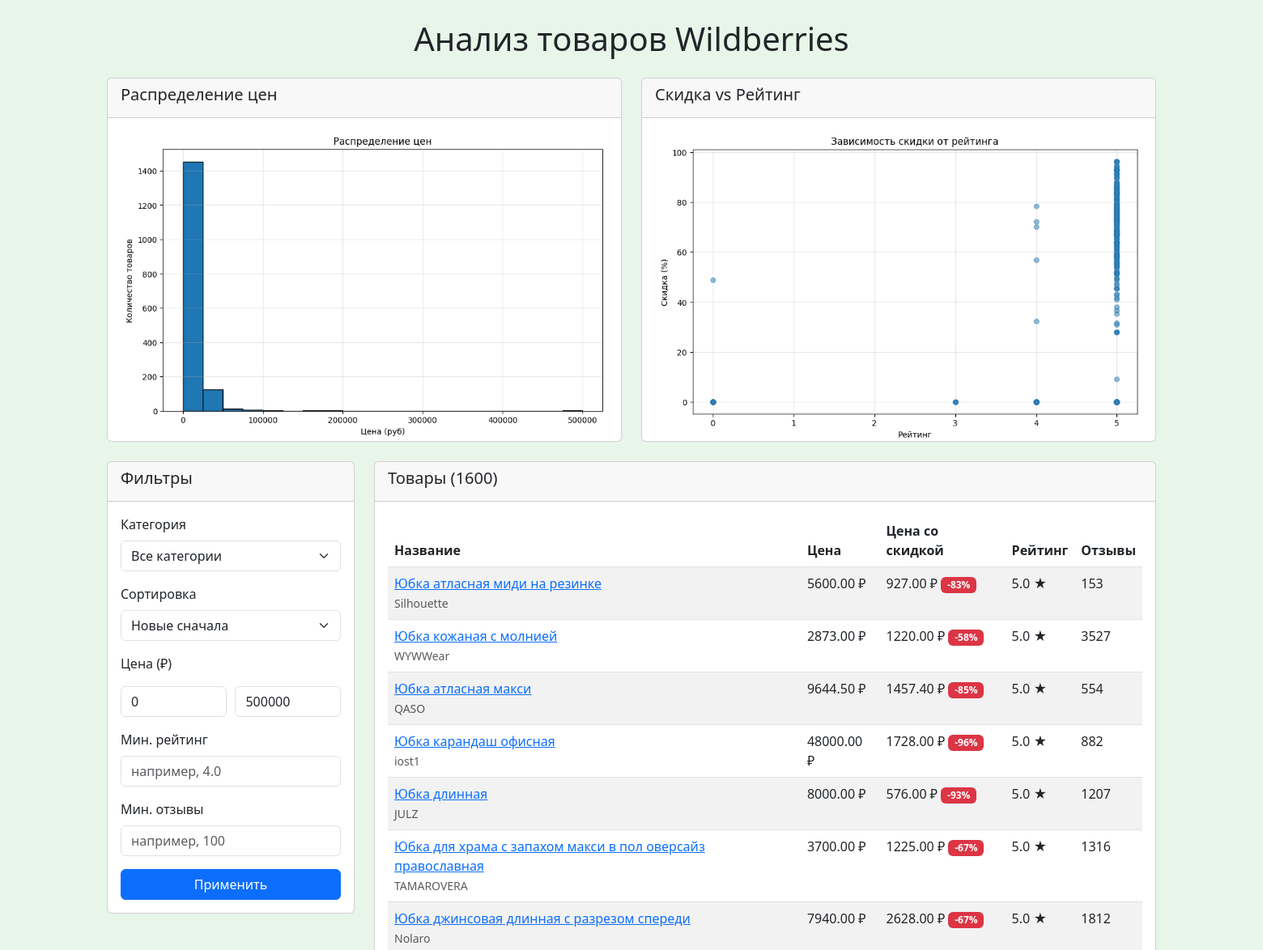
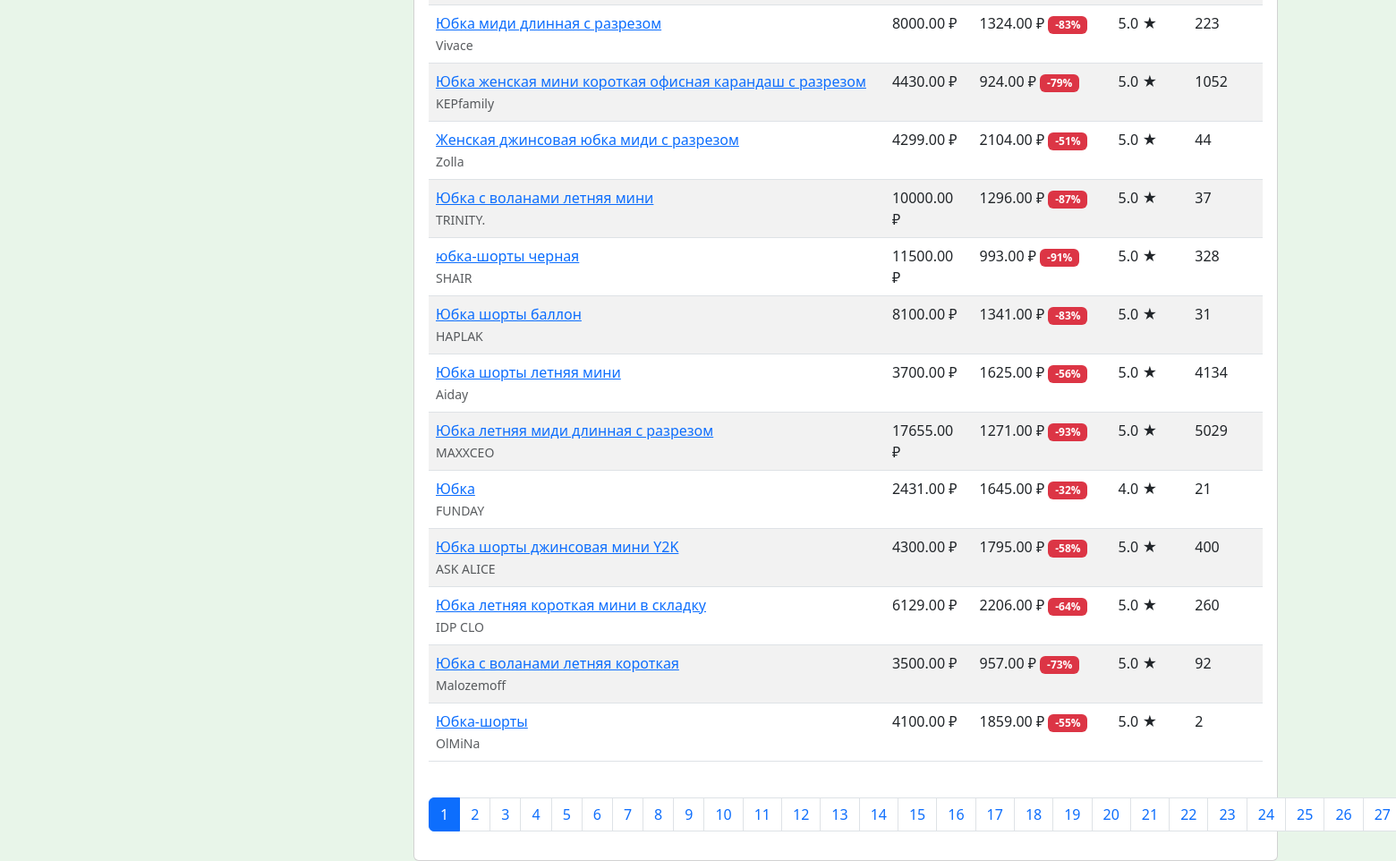
The page / on the database its author committed (2 pictures, top to bottom).
### products/models.py (models this page shows, shortened)
class Product(models.Model):
    wb_id = models.BigIntegerField(unique=True, verbose_name="Артикул WB")
    name = models.CharField(max_length=500, verbose_name="Название")
    price = models.DecimalField(max_digits=12, decimal_places=2, verbose_name="Цена")
    discounted_price = models.DecimalField(max_digits=12, decimal_places=2, verbose_name="Цена со скидкой")
    rating = models.FloatField(null=True, blank=True, verbose_name="Рейтинг")
    reviews_count = models.IntegerField(null=True, blank=True, verbose_name="Количество отзывов")
    category = models.ForeignKey(Category, on_delete=models.CASCADE, related_name='products', verbose_name="Категория")
    created_at = models.DateTimeField(auto_now_add=True, verbose_name="Дата парсинга")
    url = models.URLField(verbose_name="Ссылка на товар")
    brand = models.CharField(max_length=255, null=True, blank=True, verbose_name="Бренд")
    class Meta:
        ordering = ['-created_at']
        verbose_name = 'Товар'
        verbose_name_plural = 'Товары'
    @property
    def discount(self):
        return round((1 - self.discounted_price / self.price) * 100, 2) if self.price and self.discounted_price else 0
    def get_price(self):
        return f"{self.price:.2f} ₽" if self.price else "Нет цены"
    def get_discounted_price(self):
        return f"{self.discounted_price:.2f} ₽" if self.discounted_price else self.get_price()
    def get_discount(self):
        if self.price and self.discounted_price and self.price > 0:
            discount = ((self.price - self.discounted_price) / self.price) * 100
            return f"-{discount:.0f}%"
        return ""

### products/views.py (the view, shortened to what this page needs)
# urls.py: path('', ProductListView.as_view(), name='product_list'),
class ProductListView(View):
    def get(self, request):
        category_id = request.GET.get('category')
        sort = request.GET.get('sort', '-created_at')
        price_from = request.GET.get('price_from')
        price_to = request.GET.get('price_to')
        min_rating = request.GET.get('min_rating')
        min_reviews = request.GET.get('min_reviews')
        products = Product.objects.all()
        if category_id:
            products = products.filter(category_id=category_id)
        price_range = products.aggregate(min_price=Min('discounted_price'), max_price=Max('discounted_price'))
        min_price_db = price_range['min_price'] or 0
        max_price_db = price_range['max_price'] or 100000
        try:
            price_from_val = float(price_from) if price_from is not None else min_price_db
        except ValueError:
            price_from_val = min_price_db
        try:
            price_to_val = float(price_to) if price_to is not None else max_price_db
        except ValueError:
            price_to_val = max_price_db
        if price_from_val < min_price_db:
            price_from_val = min_price_db
        if price_to_val > max_price_db:
            price_to_val = max_price_db
        products = products.filter(discounted_price__gte=price_from_val, discounted_price__lte=price_to_val)
        if min_rating:
            try:
                products = products.filter(rating__gte=float(min_rating))
            except ValueError:
                pass
        if min_reviews:
            try:
                products = products.filter(reviews_count__gte=int(min_reviews))
            except ValueError:
                pass
        products = products.order_by(sort)
        paginator = Paginator(products, 20)
        page_number = request.GET.get('page')
        page_obj = paginator.get_page(page_number)
        context = {
            'categories': Category.objects.filter(is_active=True),
            'products': page_obj,
            'price_histogram': generate_price_histogram(products),
            'discount_rating_chart': generate_discount_rating_chart(products),
            'current_category': int(category_id) if category_id else None,
            'sort': sort,
            'min_price': int(min_price_db),
            'max_price': int(max_price_db),
            'price_from': int(price_from_val),
            'price_to': int(price_to_val),
            'min_rating': min_rating,
            'min_reviews': min_reviews,
        }
        return render(request, 'products.html', context)

### products/utils.py (called while the page is built)
def generate_price_histogram(queryset):
    prices = [p.price for p in queryset if p.price is not None]
    if not prices:
        return None
    plt.figure(figsize=(10, 6))
    plt.hist(prices, bins=20, edgecolor='black')
    plt.title('Распределение цен')
    plt.xlabel('Цена (руб)')
    plt.ylabel('Количество товаров')
    plt.grid(True, alpha=0.3)
    buffer = BytesIO()
    plt.savefig(buffer, format='png', bbox_inches='tight')
    plt.close()
    buffer.seek(0)
    return base64.b64encode(buffer.read()).decode('utf-8')

def generate_discount_rating_chart(queryset):
    data = [(p.rating, p.discount) for p in queryset if p.rating is not None and p.discount is not None]
    if not data:
        return None
    ratings, discounts = zip(*data)
    plt.figure(figsize=(10, 6))
    plt.scatter(ratings, discounts, alpha=0.5)
    plt.title('Зависимость скидки от рейтинга')
    plt.xlabel('Рейтинг')
    plt.ylabel('Скидка (%)')
    plt.grid(True, alpha=0.3)
    try:
        z = np.polyfit(ratings, discounts, 1)
        p = np.poly1d(z)
        sorted_ratings = sorted(ratings)
        plt.plot(sorted_ratings, p(sorted_ratings), "r--")
    except Exception:
        pass
    buffer = BytesIO()
    plt.savefig(buffer, format='png', bbox_inches='tight')
    plt.close()
    buffer.seek(0)
    return base64.b64encode(buffer.read()).decode('utf-8')

### templates/products.html (shortened to what this page needs)
{% extends "base.html" %}
{% block content %}
<div class="row">
    <div class="col-md-6">
        <div class="card chart-container mb-4">
            <div class="card-header">
                <h5>Распределение цен</h5>
            </div>
            <div class="card-body">
                {% if price_histogram %}
                    <img class="img-fluid">
                {% else %}
                    <p class="text-muted">Нет данных для отображения</p>
                {% endif %}
            </div>
        </div>
    </div>
    <div class="col-md-6">
        <div class="card chart-container mb-4">
            <div class="card-header">
                <h5>Скидка vs Рейтинг</h5>
            </div>
            <div class="card-body">
                {% if discount_rating_chart %}
                    <img class="img-fluid">
                {% else %}
                    <p class="text-muted">Нет данных для отображения</p>
                {% endif %}
            </div>
        </div>
    </div>
</div>
<div class="row">
    <div class="col-md-3">
        <div class="card filter-card">
            <div class="card-header">
                <h5>Фильтры</h5>
            </div>
            <div class="card-body">
                <form method="get" id="filter-form">
                    <div class="mb-3">
                        <label class="form-label">Категория</label>
                        <select name="category" class="form-select">
                            <option value="">Все категории</option>
                        </select>
                    </div>
                    <div class="mb-3">
                        <label class="form-label">Сортировка</label>
                        <select name="sort" class="form-select">
                            <option value="-created_at" {% if sort == '-created_at' %}selected{% endif %}>Новые сначала</option>
                        </select>
                    </div>
                    <div class="mb-3">
                        <label class="form-label">Цена (₽)</label>
                        <div class="d-flex justify-content-between mt-2">
                            <input type="number" id="price-from" name="price_from" class="form-control" style="width: 48%;" min="{{ min_price }}" max="{{ max_price }}" value="{{ price_from }}">
                            <input type="number" id="price-to" name="price_to" class="form-control" style="width: 48%;" min="{{ min_price }}" max="{{ max_price }}" value="{{ price_to }}">
                        </div>
                    </div>
                    <div class="mb-3">
                        <label class="form-label" title="Минимальный рейтинг от 1 до 5">Мин. рейтинг</label>
                        <input type="number" name="min_rating" class="form-control" placeholder="например, 4.0" step="0.1" min="0" max="5" value="{{ min_rating }}">
                    </div>
                    <div class="mb-3">
                        <label class="form-label" title="Товары с количеством отзывов не меньше указанного">Мин. отзывы</label>
                        <input type="number" name="min_reviews" class="form-control" placeholder="например, 100" min="0" value="{{ min_reviews }}">
                    </div>
                    <button type="submit" class="btn btn-primary w-100">Применить</button>
                </form>
            </div>
        </div>
    </div>
    <div class="col-md-9">
        <div class="card">
            <div class="card-header">
                <h5>Товары ({{ products.paginator.count }})</h5>
            </div>
            <div class="card-body">
                {% if products %}
                    <div class="table-responsive">
                        <table class="table table-striped">
                            <thead>
                                <tr>
                                    <th>Название</th>
                                    <th>Цена</th>
                                    <th>Цена со скидкой</th>
                                    <th>Рейтинг</th>
                                    <th>Отзывы</th>
                                </tr>
                            </thead>
                            <tbody>
                                {% for product in products %}
                                    <tr>
                                        <td>
                                            <a href="{{ product.url }}" target="_blank">{{ product.name }}</a><br>
                                            <small class="text-muted">{{ product.brand }}</small>
                                        </td>
                                        <td>{{ product.get_price }}</td>
                                        <td>
                                            {{ product.get_discounted_price }}
                                            {% if product.get_discount %}
                                                <span class="badge bg-danger">{{ product.get_discount }}</span>
                                            {% endif %}
                                        </td>
                                        <td>{% if product.rating %}{{ product.rating }} ★{% else %}Нет рейтинга{% endif %}</td>
                                        <td>{{ product.reviews_count }}</td>
                                    </tr>
                                {% endfor %}
                            </tbody>
                        </table>
                    </div>
                    {% if products.has_other_pages %}
                        <nav class="mt-4">
                            <ul class="pagination">
                                {% for num in products.paginator.page_range %}
                                    {% if products.number == num %}
                                        <li class="page-item active"><span class="page-link">{{ num }}</span></li>
                                    {% else %}
                                        <li class="page-item">
                                            <a class="page-link" href="?page={{ num }}&category={{ current_category }}&sort={{ sort }}">{{ num }}</a>
                                        </li>
                                    {% endif %}
                                {% endfor %}
                            </ul>
                        </nav>
                    {% endif %}
                {% else %}
                    <div class="alert alert-info">Нет товаров по выбранным критериям. Попробуйте изменить фильтры.</div>
                {% endif %}
            </div>
        </div>
    </div>
</div>
{% endblock %}

### templates/base.html (shortened to what this page needs)
<!DOCTYPE html>
<html lang="ru">
<head>
    <link href="https://cdn.jsdelivr.net/npm/bootstrap@5.3.0/dist/css/bootstrap.min.css" rel="stylesheet" />
    <link href="https://cdn.jsdelivr.net/npm/nouislider@15.7.0/dist/nouislider.min.css" rel="stylesheet" />
</head>
<body>
    <div class="container mt-4">
        <h1 class="text-center mb-4">Анализ товаров Wildberries</h1>
        {% block content %}{% endblock %}
    </div>
</body>
</html>

### templates/base.html (style rules this page uses)
body { background-color: #e8f5e9; }
.chart-container { height: 450px; margin-bottom: 30px; overflow: hidden; position: relative; }
.chart-container img { display: block; width: 100%; max-height: 100%; object-fit: contain; margin: 0 auto; }
.table-responsive { overflow-x: auto; max-width: 100%; }
.table tbody tr { min-height: 60px; }

### rows shown on the page
Product: name "Юбка атласная миди на резинке", brand "Silhouette", get_price "5600.00 ₽", get_discounted_price "927.00 ₽", get_discount "-83%", rating "5.0", reviews_count "153"
Product: name "Юбка кожаная с молнией", brand "WYWWear", get_price "2873.00 ₽", get_discounted_price "1220.00 ₽", get_discount "-58%", rating "5.0", reviews_count "3527"
Product: name "Юбка атласная макси", brand "QASO", get_price "9644.50 ₽", get_discounted_price "1457.40 ₽", get_discount "-85%", rating "5.0", reviews_count "554"
Product: name "Юбка карандаш офисная", brand "iost1", get_price "48000.00 ₽", get_discounted_price "1728.00 ₽", get_discount "-96%", rating "5.0", reviews_count "882"
Product: name "Юбка длинная", brand "JULZ", get_price "8000.00 ₽", get_discounted_price "576.00 ₽", get_discount "-93%", rating "5.0", reviews_count "1207"
Product: name "Юбка для храма с запахом макси в пол оверсайз православная", brand "TAMAROVERA", get_price "3700.00 ₽", get_discounted_price "1225.00 ₽", get_discount "-67%", rating "5.0", reviews_count "1316"
Product: name "Юбка джинсовая длинная с разрезом спереди", brand "Nolaro", get_price "7940.00 ₽", get_discounted_price "2628.00 ₽", get_discount "-67%", rating "5.0", reviews_count "1812"
Product: name "Юбка миди длинная с разрезом", brand "Vivace", get_price "8000.00 ₽", get_discounted_price "1324.00 ₽", get_discount "-83%", rating "5.0", reviews_count "223"
Product: name "Юбка женская мини короткая офисная карандаш с разрезом", brand "KEPfamily", get_price "4430.00 ₽", get_discounted_price "924.00 ₽", get_discount "-79%", rating "5.0", reviews_count "1052"
Product: name "Женская джинсовая юбка миди с разрезом", brand "Zolla", get_price "4299.00 ₽", get_discounted_price "2104.00 ₽", get_discount "-51%", rating "5.0", reviews_count "44"
Product: name "Юбка с воланами летняя мини", brand "TRINITY.", get_price "10000.00 ₽", get_discounted_price "1296.00 ₽", get_discount "-87%", rating "5.0", reviews_count "37"
Product: name "юбка-шорты черная", brand "SHAIR", get_price "11500.00 ₽", get_discounted_price "993.00 ₽", get_discount "-91%", rating "5.0", reviews_count "328"
Product: name "Юбка шорты баллон", brand "HAPLAK", get_price "8100.00 ₽", get_discounted_price "1341.00 ₽", get_discount "-83%", rating "5.0", reviews_count "31"
Product: name "Юбка шорты летняя мини", brand "Aiday", get_price "3700.00 ₽", get_discounted_price "1625.00 ₽", get_discount "-56%", rating "5.0", reviews_count "4134"
Product: name "Юбка летняя миди длинная с разрезом", brand "MAXXCEO", get_price "17655.00 ₽", get_discounted_price "1271.00 ₽", get_discount "-93%", rating "5.0", reviews_count "5029"
Product: name "Юбка", brand "FUNDAY", get_price "2431.00 ₽", get_discounted_price "1645.00 ₽", get_discount "-32%", rating "4.0", reviews_count "21"
Product: name "Юбка шорты джинсовая мини Y2K", brand "ASK ALICE", get_price "4300.00 ₽", get_discounted_price "1795.00 ₽", get_discount "-58%", rating "5.0", reviews_count "400"
Product: name "Юбка летняя короткая мини в складку", brand "IDP CLO", get_price "6129.00 ₽", get_discounted_price "2206.00 ₽", get_discount "-64%", rating "5.0", reviews_count "260"
Product: name "Юбка с воланами летняя короткая", brand "Malozemoff", get_price "3500.00 ₽", get_discounted_price "957.00 ₽", get_discount "-73%", rating "5.0", reviews_count "92"
Product: name "Юбка-шорты", brand "OlMiNa", get_price "4100.00 ₽", get_discounted_price "1859.00 ₽", get_discount "-55%", rating "5.0", reviews_count "2"

### other values the page prints
{{ products.paginator.count }} "1600"
{{ num }} "1"
{{ num }} "2" "3" "4" "5" "6" "7" "8" "9" "10" "11" "12" "13" "14" "15" "16" "17" "18" "19" "20" "21" "22" "23" "24" "25" "26" "27"
